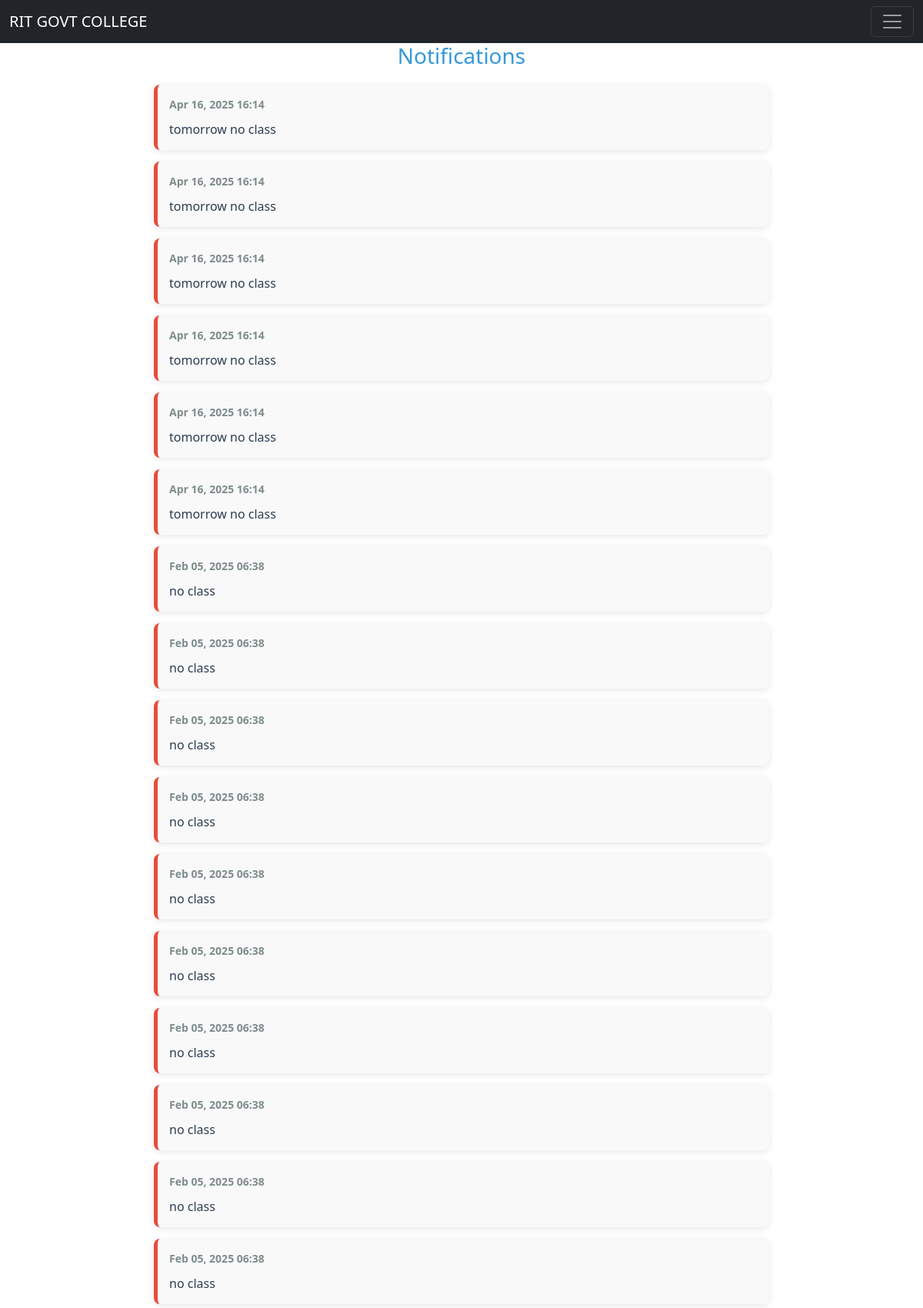
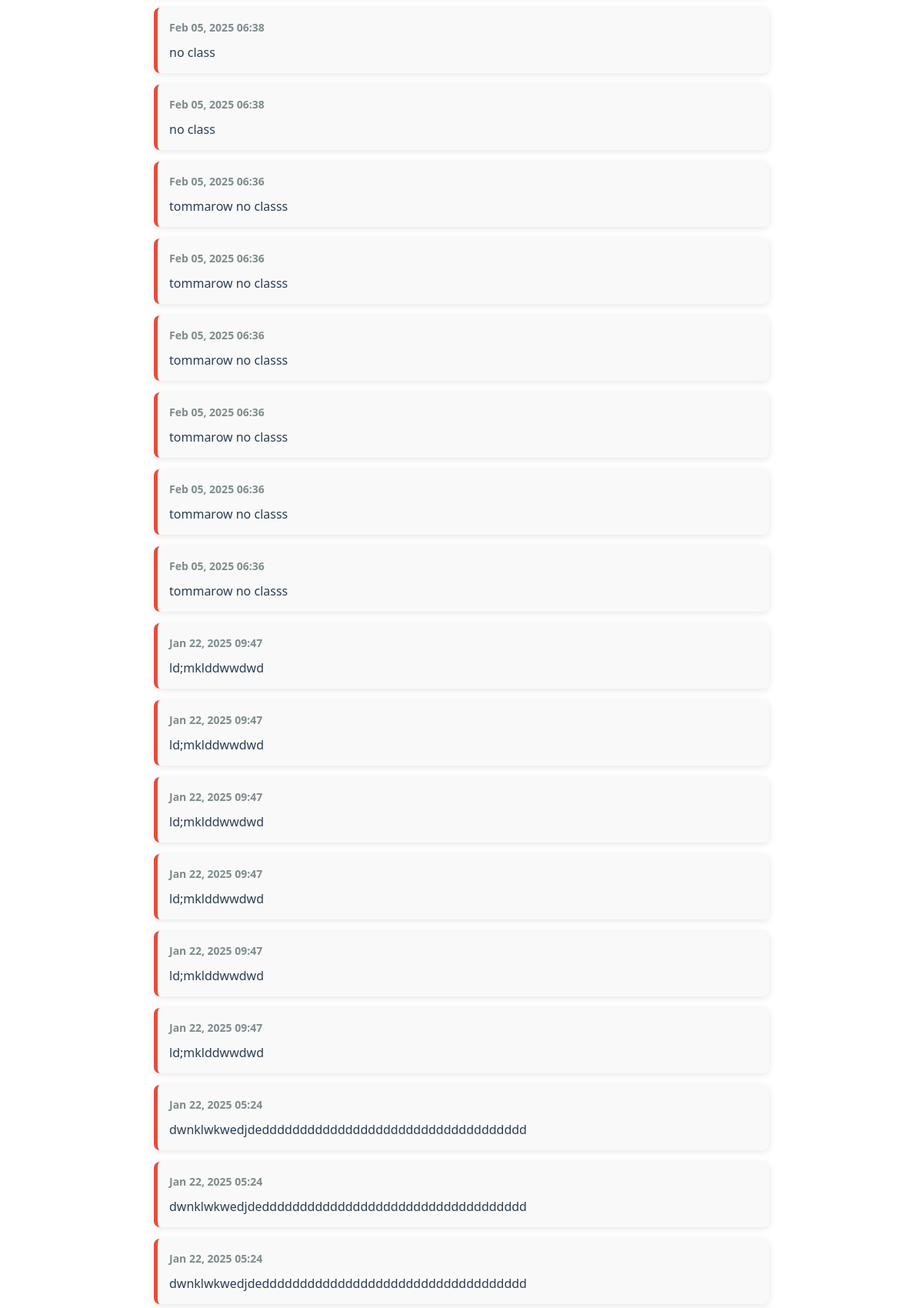
The app's page /notifications/ (signed in, upper part) with its own data (2 pictures, top to bottom).
### app1/models.py (models this page shows, shortened)
class Notification(models.Model):
    sender = models.ForeignKey(staff, on_delete=models.CASCADE, related_name="sent_notifications")
    recipient = models.CharField(max_length=10, choices=[('student', 'Student'), ('staff', 'Staff')])  # Recipient type
    message = models.TextField()
    timestamp = models.DateTimeField(auto_now_add=True)  # Automatically set when the message is created
    is_read = models.BooleanField(default=False)  # To track if the message has been read

### app1/views.py (the view)
# urls.py: path('notifications/', views.notifications, name='notifications'),
def notifications(request):
    user_type = None
    notifications = []
    if 'sid' in request.session:  # Student
        user_type = 'student'
    elif 'stid' in request.session:  # Staff
        user_type = 'staff'
    if user_type:
        notifications = Notification.objects.filter(recipient=user_type).order_by('-timestamp')
    return render(request, 'notifications.html', {'notifications': notifications})

### templates/notifications.html (shortened to what this page needs)
{% extends 'base.html' %}
{% block content %}
{% load static %}
<h2>Notifications</h2>
<ul class="notifications-list">
    {% for notification in notifications %}
        <li class="notification-item {% if not notification.is_read %}unread{% endif %}">
            <div class="notification-header">
                <strong>{{ notification.timestamp|date:"M d, Y H:i" }}</strong>
            </div>
            <div class="notification-message">
                {{ notification.message }}
            </div>
        </li>
    {% empty %}
        <li class="no-notifications">No notifications found.</li>
    {% endfor %}
</ul>
{% endblock %}

### templates/base.html (style rules this page uses)
html, body { height: 100%; margin: 0; padding: 0; display: flex; flex-direction: column; }

### templates/notifications.html (style rules this page uses)
h2 { text-align: center; color: #3498db; font-size: 28px; margin-bottom: 20px; }
.notifications-list { list-style-type: none; padding: 0; margin: 0; max-width: 800px; margin: 0 auto; }
.notification-item { background-color: #fff; border-radius: 8px; box-shadow: 0 2px 10px rgba(0, 0, 0, 0.1); margin-bottom: 15px; padding: 15px; position: relative; transition: all 0.3s ease; }
.notification-header { font-size: 14px; color: #7f8c8d; }
.notification-message { font-size: 16px; color: #2c3e50; margin-top: 10px; }
.unread { border-left: 5px solid #e74c3c; background-color: #f9f9f9; }

### records on screen
Notification: timestamp "Apr 16, 2025 16:14", message "tomorrow no class"
Notification: timestamp "Apr 16, 2025 16:14", message "tomorrow no class"
Notification: timestamp "Apr 16, 2025 16:14", message "tomorrow no class"
Notification: timestamp "Apr 16, 2025 16:14", message "tomorrow no class"
Notification: timestamp "Apr 16, 2025 16:14", message "tomorrow no class"
Notification: timestamp "Apr 16, 2025 16:14", message "tomorrow no class"
Notification: timestamp "Feb 05, 2025 06:38", message "no class"
Notification: timestamp "Feb 05, 2025 06:38", message "no class"
Notification: timestamp "Feb 05, 2025 06:38", message "no class"
Notification: timestamp "Feb 05, 2025 06:38", message "no class"
Notification: timestamp "Feb 05, 2025 06:38", message "no class"
Notification: timestamp "Feb 05, 2025 06:38", message "no class"
Notification: timestamp "Feb 05, 2025 06:38", message "no class"
Notification: timestamp "Feb 05, 2025 06:38", message "no class"
Notification: timestamp "Feb 05, 2025 06:38", message "no class"
Notification: timestamp "Feb 05, 2025 06:38", message "no class"
Notification: timestamp "Feb 05, 2025 06:38", message "no class"
Notification: timestamp "Feb 05, 2025 06:38", message "no class"
Notification: timestamp "Feb 05, 2025 06:36", message "tommarow no classs"
Notification: timestamp "Feb 05, 2025 06:36", message "tommarow no classs"
Notification: timestamp "Feb 05, 2025 06:36", message "tommarow no classs"
Notification: timestamp "Feb 05, 2025 06:36", message "tommarow no classs"
Notification: timestamp "Feb 05, 2025 06:36", message "tommarow no classs"
Notification: timestamp "Feb 05, 2025 06:36", message "tommarow no classs"
Notification: timestamp "Jan 22, 2025 09:47", message "ld;mklddwwdwd"
Notification: timestamp "Jan 22, 2025 09:47", message "ld;mklddwwdwd"
Notification: timestamp "Jan 22, 2025 09:47", message "ld;mklddwwdwd"
Notification: timestamp "Jan 22, 2025 09:47", message "ld;mklddwwdwd"
Notification: timestamp "Jan 22, 2025 09:47", message "ld;mklddwwdwd"
Notification: timestamp "Jan 22, 2025 09:47", message "ld;mklddwwdwd"
Notification: timestamp "Jan 22, 2025 05:24", message "dwnklwkwedjdeddddddddddddddddddddddddddddddddddd"
Notification: timestamp "Jan 22, 2025 05:24", message "dwnklwkwedjdeddddddddddddddddddddddddddddddddddd"
Notification: timestamp "Jan 22, 2025 05:24", message "dwnklwkwedjdeddddddddddddddddddddddddddddddddddd"
